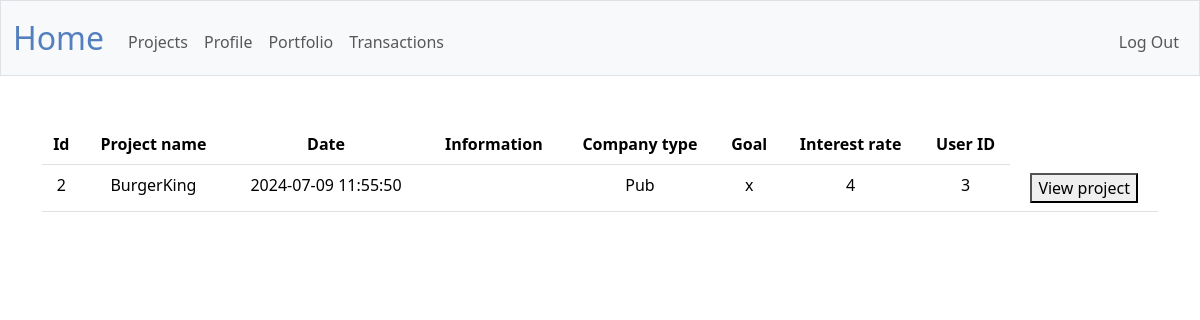
The app's page /portfolio (signed in) with its own data.
### tables this page shows
CREATE TABLE project(
id INTEGER PRIMARY KEY AUTOINCREMENT NOT NULL,
name TEXT NOT NULL,
date DATETIME DEFAULT CURRENT_TIMESTAMP,
general_information TEXT NOT NULL
, company_type TEXT NOT NULL, goal TEXT NOT NULL, interest_rate NUMERIC NOT NULL, user_id INTEGER NOT NULL, picture BLOB, detail_information TEXT NOT NULL, rating INTEGER NOT NULL DEFAULT 0, funding_money INTEGER NOT NULL, invested_money INTEGER NOT NULL DEFAULT 0, duration INTEGER NOT NULL, approved BOOL NOT NULL DEFAULT FALSE, reviewed BOOL NOT NULL DEFAULT FALSE, publish_date DATE);

### app.py (the view)
@app.route("/portfolio", methods=["POST", "GET"])
@login_required
def portfolio():
    id = session["user_id"]
    xtype = db.execute(
        "SELECT * FROM users WHERE id = ?", id
    )[0]['type']
    projects = db.execute("SELECT * FROM project WHERE id IN(SELECT project_id FROM transactions WHERE user_id = ?)", id)
    return render_template("portfolio.html", projects=projects, type=xtype)

### app.py (called while the page is built)
@app.after_request
def after_request(response):
    response.headers["Cache-Control"] = "no-cache, no-store, must-revalidate"
    response.headers["Expires"] = 0
    response.headers["Pragma"] = "no-cache"
    return response

### helpers.py (called while the page is built)
def login_required(f):
    @wraps(f)
    def decorated_function(*args, **kwargs):
        if session.get("user_id") is None:
            return redirect("/login")
        return f(*args, **kwargs)
    return decorated_function

### templates/portfolio.html (shortened to what this page needs)
{% extends "layout.html" %}
{% block main %}
    <table class="table">
        <thead>
            <tr>
                <th>Id</th>
                <th>Project name</th>
                <th>Date</th>
                <th>Information</th>
                <th>Company type</th>
                <th>Goal</th>
                <th>Interest rate</th>
                <th>User ID</th>
            </tr>
        </thead>
        <tbody>
            {% for project in projects %}
                <tr>
                    <td>{{ project.id }}</td>
                    <td>{{ project.name }}</td>
                    <td>{{ project.date }}</td>
                    <td>{{ project.information }}</td>
                    <td>{{ project.company_type }}</td>
                    <td>{{ project.goal }}</td>
                    <td>{{ project.interest_rate }}</td>
                    <td>{{ project.user_id }}</td>
                    <td>
                        <form action="/view_project" method="post">
                            <button type="submit">View project</button>
                        </form>
                    </td>
                </tr>
            {% endfor %}
        </tbody>
    </table>
{% endblock %}

### records on screen
project: id "2", name "BurgerKing", date "2024-07-09 11:55:50", company_type "Pub", goal "x", interest_rate "4", user_id "3"
